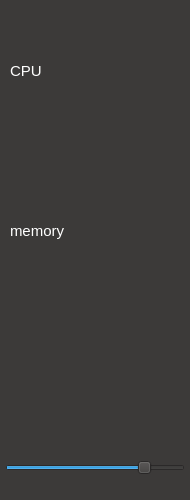
<?xml version="1.0" encoding="UTF-8"?>
<ui version="4.0">
 <class>tools</class>
 <widget class="QMainWindow" name="tools">
  <property name="geometry">
   <rect>
    <x>0</x>
    <y>0</y>
    <width>190</width>
    <height>500</height>
   </rect>
  </property>
  <property name="windowTitle">
   <string>custom tools</string>
  </property>
  <property name="styleSheet">
   <string notr="true">background-color: rgb(60, 58, 57);
font: 11pt;
color: white;</string>
  </property>
  <widget class="QWidget" name="centralwidget">
   <widget class="QLabel" name="time">
    <property name="geometry">
     <rect>
      <x>20</x>
      <y>10</y>
      <width>151</width>
      <height>41</height>
     </rect>
    </property>
    <property name="text">
     <string/>
    </property>
    <property name="alignment">
     <set>Qt::AlignCenter</set>
    </property>
   </widget>
   <widget class="QwtPlot" name="cpu">
    <property name="geometry">
     <rect>
      <x>10</x>
      <y>90</y>
      <width>171</width>
      <height>91</height>
     </rect>
    </property>
   </widget>
   <widget class="QLabel" name="label">
    <property name="geometry">
     <rect>
      <x>10</x>
      <y>60</y>
      <width>31</width>
      <height>21</height>
     </rect>
    </property>
    <property name="text">
     <string>CPU</string>
    </property>
   </widget>
   <widget class="QLabel" name="cpu_percent">
    <property name="geometry">
     <rect>
      <x>0</x>
      <y>190</y>
      <width>69</width>
      <height>21</height>
     </rect>
    </property>
    <property name="text">
     <string/>
    </property>
   </widget>
   <widget class="QwtPlot" name="memory">
    <property name="geometry">
     <rect>
      <x>10</x>
      <y>250</y>
      <width>171</width>
      <height>91</height>
     </rect>
    </property>
   </widget>
   <widget class="QLabel" name="label_2">
    <property name="geometry">
     <rect>
      <x>10</x>
      <y>220</y>
      <width>61</width>
      <height>21</height>
     </rect>
    </property>
    <property name="text">
     <string>memory</string>
    </property>
   </widget>
   <widget class="QLabel" name="memory_percent">
    <property name="geometry">
     <rect>
      <x>0</x>
      <y>340</y>
      <width>69</width>
      <height>21</height>
     </rect>
    </property>
    <property name="text">
     <string/>
    </property>
   </widget>
   <widget class="QSlider" name="opacity">
    <property name="geometry">
     <rect>
      <x>5</x>
      <y>460</y>
      <width>180</width>
      <height>16</height>
     </rect>
    </property>
    <property name="maximum">
     <number>100</number>
    </property>
    <property name="value">
     <number>80</number>
    </property>
    <property name="orientation">
     <enum>Qt::Horizontal</enum>
    </property>
   </widget>
   <zorder>memory</zorder>
   <zorder>time</zorder>
   <zorder>cpu</zorder>
   <zorder>label</zorder>
   <zorder>cpu_percent</zorder>
   <zorder>label_2</zorder>
   <zorder>memory_percent</zorder>
   <zorder>opacity</zorder>
  </widget>
  <widget class="QStatusBar" name="statusbar"/>
 </widget>
 <customwidgets>
  <customwidget>
   <class>QwtPlot</class>
   <extends>QFrame</extends>
   <header>qwt_plot.h</header>
  </customwidget>
 </customwidgets>
 <resources/>
 <connections/>
</ui>
